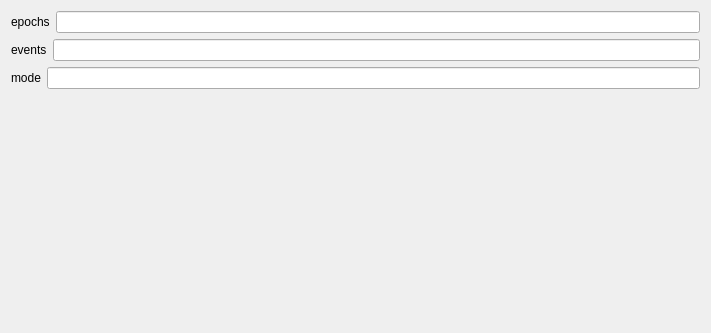
<?xml version="1.0" encoding="UTF-8"?>
<ui version="4.0">
 <class>LempZivComplexitySettingsView</class>
 <widget class="QWidget" name="LempZivComplexitySettingsView">
  <property name="styleSheet">
   <string notr="true">font: 12pt &quot;Roboto&quot;;</string>
  </property>
  <property name="geometry">
   <rect>
    <x>0</x>
    <y>0</y>
    <width>711</width>
    <height>333</height>
   </rect>
  </property>
  <property name="windowTitle">
   <string>Form</string>
  </property>
  <layout class="QVBoxLayout" name="verticalLayout">
   <item>
    <layout class="QHBoxLayout" name="epochs_horizontalLayout">
     <item>
      <widget class="QLabel" name="epochs_label">
       <property name="text">
        <string>epochs</string>
       </property>
      </widget>
     </item>
     <item>
      <widget class="QLineEdit" name="epochs_lineedit"/>
     </item>
    </layout>
   </item><item>
    <layout class="QHBoxLayout" name="events_horizontalLayout">
     <item>
      <widget class="QLabel" name="events_label">
       <property name="text">
        <string>events</string>
       </property>
      </widget>
     </item>
     <item>
      <widget class="QLineEdit" name="events_lineedit"/>
     </item>
    </layout>
   </item><item>
    <layout class="QHBoxLayout" name="mode_horizontalLayout">
     <item>
      <widget class="QLabel" name="mode_label">
       <property name="text">
        <string>mode</string>
       </property>
      </widget>
     </item>
     <item>
      <widget class="QLineEdit" name="mode_lineedit"/>
     </item>
    </layout>
   </item>
   <item>
    <spacer name="verticalSpacer">
     <property name="orientation">
      <enum>Qt::Vertical</enum>
     </property>
     <property name="sizeHint" stdset="0">
      <size>
       <width>20</width>
       <height>40</height>
      </size>
     </property>
    </spacer>
   </item>
  </layout>
 </widget>
 <resources>
  <include location="../../../../snooz-toolbox/src/main/python/ui/themes/themes.qrc"/>
 </resources>
 <connections/>
 </ui>
